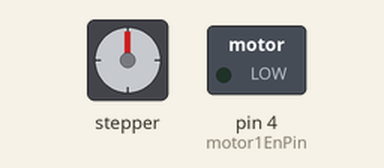
This sketch was run on a simulated Arduino Uno, built with avr-gcc and run on an emulated ATmega328P. Shown: stepper motor, switched loads named in the sketch (green lamp = pin HIGH). Stepper angles assume 200 steps per turn.

Above: at 0.1 s.
At 17.9 s:
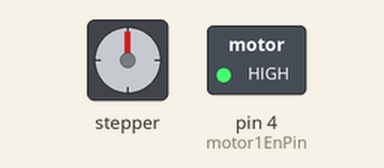
Timing chart, 0 to 19.4 s (numbered marks = the images above):
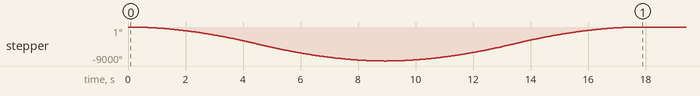

The sketch:

ESPmotorsB.ino
```cpp
#include "AccelStepper.h"

#define motorInterfaceType 1
#define motor1StepPin      2
#define motor1DirPin       3
#define motor1EnPin        4

AccelStepper stepper1(motorInterfaceType, motor1StepPin, motor1DirPin);

#define motor1_max_speed 1500.0 //steps/seconds
#define motor1_acceleration 300.0
#define motor1_initial_speed 500.0 // start speed

#define Motor1 0

long current_position = 0;

void setup() {

  pinMode(motor1EnPin, OUTPUT);
  digitalWrite(motor1EnPin, HIGH);

  stepper1.setMaxSpeed(motor1_max_speed);
  stepper1.setAcceleration(motor1_acceleration);
  stepper1.setSpeed(motor1_initial_speed);

// Testing the motor
  test();
}

void loop() {

}


void runMotor(long motorNo, long totSteps) {
  if (motorNo == Motor1) {
    digitalWrite(motor1EnPin, LOW);
    stepper1.move(totSteps);
    while (stepper1.distanceToGo() != 0) {
      stepper1.run();
      yield();
    }
    digitalWrite(motor1EnPin, HIGH);
  }
}

void test() {
  Serial.println("Motor 1 forward rotation started!!");
  runMotor(Motor1, -5000);
  Serial.println("Motor 1 forward rotation finished!!");


  Serial.println("Motor 1 backword rotation started!!");
  runMotor(Motor1, +5000);
  Serial.println("Motor 1 backword rotation finished!!");
}
```

Measured:
- by itself, stepper: turns 9000° counter-clockwise in 8.8 s, then 9000° clockwise in 8.8 s
